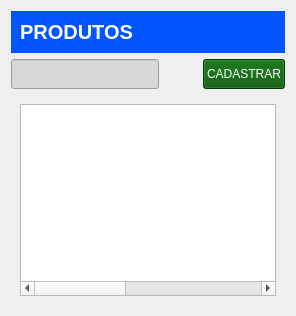
      <widget class="QWidget" name="produtos">
       <layout class="QVBoxLayout" name="verticalLayout_4">
        <item>
         <widget class="QWidget" name="widget_24" native="true">
          <property name="maximumSize">
           <size>
            <width>16777215</width>
            <height>50</height>
           </size>
          </property>
          <property name="styleSheet">
           <string notr="true">background-color: rgb(0, 85, 255);</string>
          </property>
          <layout class="QHBoxLayout" name="horizontalLayout_36">
           <item>
            <widget class="QLabel" name="tituloProdutos">
             <property name="font">
              <font>
               <pointsize>15</pointsize>
               <weight>75</weight>
               <bold>true</bold>
              </font>
             </property>
             <property name="styleSheet">
              <string notr="true">color: rgb(255, 255, 255);</string>
             </property>
             <property name="text">
              <string>PRODUTOS</string>
             </property>
            </widget>
           </item>
          </layout>
         </widget>
        </item>
        <item>
         <widget class="QWidget" name="widget_20" native="true">
          <property name="maximumSize">
           <size>
            <width>16777215</width>
            <height>50</height>
           </size>
          </property>
          <layout class="QGridLayout" name="gridLayout_13">
           <property name="leftMargin">
            <number>0</number>
           </property>
           <property name="topMargin">
            <number>0</number>
           </property>
           <property name="rightMargin">
            <number>0</number>
           </property>
           <property name="bottomMargin">
            <number>0</number>
           </property>
           <item row="0" column="2" colspan="2">
            <widget class="QPushButton" name="cadastrarProdutos">
             <property name="maximumSize">
              <size>
               <width>16777215</width>
               <height>200</height>
              </size>
             </property>
             <property name="styleSheet">
              <string notr="true">QPushButton{
background-color: rgb(0, 85, 0);
color: rgb(255, 255, 255);

}
</string>
             </property>
             <property name="text">
              <string>CADASTRAR</string>
             </property>
            </widget>
           </item>
           <item row="0" column="1">
            <widget class="QPushButton" name="pesquisarProdutos">
             <property name="styleSheet">
              <string notr="true">QPushButton{
border:none;

}</string>
             </property>
             <property name="text">
              <string/>
             </property>
             <property name="icon">
              <iconset>
               <normaloff>img/magnifying-glass (1).png</normaloff>img/magnifying-glass (1).png</iconset>
             </property>
             <property name="iconSize">
              <size>
               <width>25</width>
               <height>25</height>
              </size>
             </property>
            </widget>
           </item>
           <item row="0" column="0">
            <widget class="QLineEdit" name="inputProdutos">
             <property name="minimumSize">
              <size>
               <width>0</width>
               <height>30</height>
              </size>
             </property>
             <property name="maximumSize">
              <size>
               <width>16777215</width>
               <height>300</height>
              </size>
             </property>
             <property name="font">
              <font>
               <pointsize>10</pointsize>
              </font>
             </property>
             <property name="styleSheet">
              <string notr="true">color: rgb(255, 255, 255);
background-color: rgb(216, 216, 216);</string>
             </property>
            </widget>
           </item>
          </layout>
         </widget>
        </item>
        <item>
         <widget class="QWidget" name="widget_19" native="true">
          <layout class="QHBoxLayout" name="horizontalLayout_20">
           <item>
            <widget class="QTableWidget" name="tabelaProdutos">
             <property name="enabled">
              <bool>true</bool>
             </property>
             <property name="autoFillBackground">
              <bool>false</bool>
             </property>
             <property name="frameShape">
              <enum>QFrame::StyledPanel</enum>
             </property>
             <property name="frameShadow">
              <enum>QFrame::Plain</enum>
             </property>
             <property name="lineWidth">
              <number>10</number>
             </property>
             <property name="midLineWidth">
              <number>10</number>
             </property>
             <property name="verticalScrollBarPolicy">
              <enum>Qt::ScrollBarAsNeeded</enum>
             </property>
             <property name="horizontalScrollBarPolicy">
              <enum>Qt::ScrollBarAsNeeded</enum>
             </property>
             <property name="autoScroll">
              <bool>true</bool>
             </property>
             <property name="editTriggers">
              <set>QAbstractItemView::NoEditTriggers</set>
             </property>
             <property name="tabKeyNavigation">
              <bool>false</bool>
             </property>
             <property name="selectionBehavior">
              <enum>QAbstractItemView::SelectItems</enum>
             </property>
             <property name="showGrid">
              <bool>true</bool>
             </property>
             <property name="sortingEnabled">
              <bool>false</bool>
             </property>
             <attribute name="horizontalHeaderVisible">
              <bool>false</bool>
             </attribute>
             <attribute name="horizontalHeaderCascadingSectionResizes">
              <bool>true</bool>
             </attribute>
             <attribute name="horizontalHeaderMinimumSectionSize">
              <number>50</number>
             </attribute>
             <attribute name="horizontalHeaderDefaultSectionSize">
              <number>100</number>
             </attribute>
             <attribute name="horizontalHeaderHighlightSections">
              <bool>false</bool>
             </attribute>
             <attribute name="horizontalHeaderShowSortIndicator" stdset="0">
              <bool>false</bool>
             </attribute>
             <attribute name="horizontalHeaderStretchLastSection">
              <bool>true</bool>
             </attribute>
             <attribute name="verticalHeaderVisible">
              <bool>false</bool>
             </attribute>
             <attribute name="verticalHeaderCascadingSectionResizes">
              <bool>true</bool>
             </attribute>
             <attribute name="verticalHeaderMinimumSectionSize">
              <number>10</number>
             </attribute>
             <attribute name="verticalHeaderDefaultSectionSize">
              <number>50</number>
             </attribute>
             <attribute name="verticalHeaderHighlightSections">
              <bool>true</bool>
             </attribute>
             <attribute name="verticalHeaderShowSortIndicator" stdset="0">
              <bool>true</bool>
             </attribute>
             <attribute name="verticalHeaderStretchLastSection">
              <bool>false</bool>
             </attribute>
             <column>
              <property name="text">
               <string>ID</string>
              </property>
             </column>
             <column>
              <property name="text">
               <string>NOME</string>
              </property>
             </column>
             <column>
              <property name="text">
               <string>TELEFONE</string>
              </property>
             </column>
             <column>
              <property name="text">
               <string>EMAIL</string>
              </property>
             </column>
             <column>
              <property name="text">
               <string>EDITAR</string>
              </property>
             </column>
            </widget>
           </item>
          </layout>
         </widget>
        </item>
       </layout>
      </widget>
